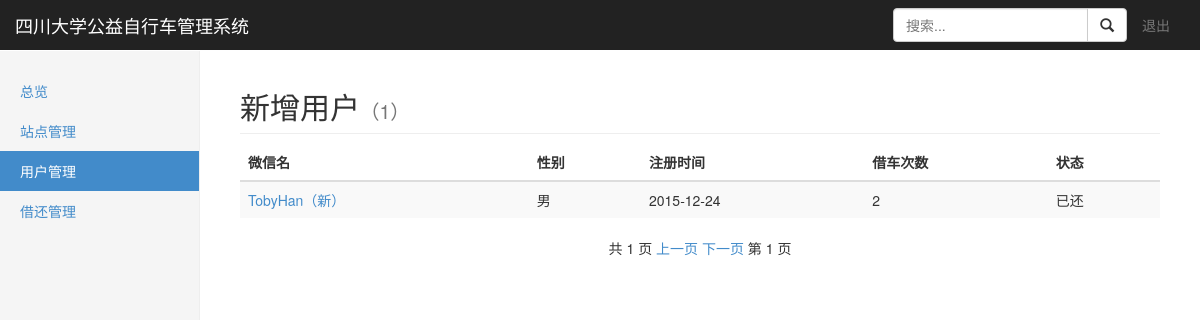
The page /user.php (signed in) on the database its author committed.
### tables this page shows
CREATE TABLE IF NOT EXISTS `bike_user` (
  `id` int(10) NOT NULL AUTO_INCREMENT COMMENT '用户id',
  `wechatName` char(32) DEFAULT NULL COMMENT '微信名',
  `wechatId` char(128) DEFAULT NULL COMMENT '微信唯一id',
  `createAt` int(10) DEFAULT NULL COMMENT '注册时间，采用标准时间戳保存',
  `gender` tinyint(4) DEFAULT NULL COMMENT '用户的性别，值为1时是男性，值为2时是女性，值为0时是未知',
  `headImgUrl` char(255) DEFAULT NULL,
  PRIMARY KEY (`id`),
  UNIQUE KEY `index` (`wechatId`) USING BTREE,
  KEY `time` (`createAt`)
);

### conn.php (called while the page is built, shortened)
<?php
 $siteName="四川大学公益自行车管理系统";
?>

### user.php (the view, shortened to what this page needs)
<?php
include("conn.php");
$sql="SELECT COUNT(*) AS count FROM `bike_user`";
$query=mysql_query($sql);
if($rs=mysql_fetch_array($query)){
  $count=$rs[0];
}else{
  $count=0;
}
$timeToday=strtotime(date("Y-m-d"));
$sql="SELECT COUNT(*) AS count FROM `bike_user` where createAt>=$timeToday";
$query=mysql_query($sql);
if($rs=mysql_fetch_array($query)){
  $countNewUser=$rs[0];
}else{
  $countNewUser=0;
}
if(isset($_GET['p'])){
  $p=$_GET['p'];
}else{
  $p=1;
}
if(isset($_GET['pagesize'])){
  $pagesize=$_GET['pagesize'];
}else{
  $pagesize=10;
}
$start=($p-1)*$pagesize;
  if(!empty($_GET['keys'])){
    $keys="`wechatName` like '%".$_GET['keys']."%' ";
  }else{
    $keys=1;
  }
if(isset($_GET['id'])){
  $id=$_GET['id'];
  $sql="select * from `bike_user` where id=$id order by id desc";
}
                else if($_GET['type']=='new'){
                  $sql="select * from `bike_user` where createAt>=$timeToday order by id desc limit $start,$pagesize";
                  }
                else {
                   $sql="select * from `bike_user` where $keys order by id desc limit $start,$pagesize";
                  }
                $query=mysql_query($sql);
if(!empty($_GET['keys'])){
    $keys="select * from `bike_user` where `wechatName` like '%".$_GET['keys']."%' ";
    $userQuery=mysql_query($sql);
    $num=mysql_num_rows($userQuery);
    $pagecount=(($num%$pagesize)==0)?($num/$pagesize):(int)($num/$pagesize+1);
}
else if(isset($_GET['id'])){
  $sql="select * from `bike_user` where id=$id";
  $userQuery=mysql_query($sql);
  $num=mysql_num_rows($userQuery);
  $pagecount=(($num%$pagesize)==0)?($num/$pagesize):(int)($num/$pagesize+1);
}
else if($_GET['type']=='new'){
$sql="select * from `bike_user` where createAt>=$timeToday";
$userQuery=mysql_query($sql);
$num=mysql_num_rows($userQuery);
$pagecount=(($num%$pagesize)==0)?($num/$pagesize):(int)($num/$pagesize+1);}
              else{
              $sql="select * from `bike_user`";
              $userQuery=mysql_query($sql);
              $num=mysql_num_rows($userQuery);
              $pagecount=(($num%$pagesize)==0)?($num/$pagesize):(int)($num/$pagesize+1);}
               $prevStatus=false;
               $nextStatus=false;
              if($p>1 && $p<=$pagecount){
             $prevStatus=true;
              }else{
            $prevStatus=false;
              }
              if($p>0 && $p<$pagecount){
                $nextStatus=true;
              }else{
                $nextStatus=false;
              }
?>
<!DOCTYPE html>
<html lang="en">
  <head>
    <link href="css/bootstrap.min.css" rel="stylesheet">
    <link href="css/style.css" rel="stylesheet">
  </head>
  <body>
    <nav class="navbar navbar-inverse navbar-fixed-top" role="navigation">
      <div class="container-fluid">
        <div class="navbar-header">
          <a class="navbar-brand" href="./index.php"><?php echo $siteName; ?></a>
        </div>
        <div id="navbar" class="navbar-collapse collapse">
          <ul class="nav navbar-nav navbar-right">
            <li><a href="./logout.php">退出</a></li>
          </ul>
          <form action="user.php" method="get" class="navbar-form navbar-right">
            <div class="input-group">
               <input type="text" name="keys" class="form-control" placeholder="搜索...">
               <span class="input-group-btn">
                  <button class="btn btn-default" type="submit" name="subs"><span class="glyphicon glyphicon-search"></span></button>
               </span>
            </div>
          </form>
        </div>
      </div>
    </nav>
    <div class="container-fluid">
      <div class="row">
        <div class="col-sm-3 col-md-2 sidebar">
          <ul class="nav nav-sidebar">
            <li><a href="./index.php">总览</a></li>
            <li><a href="./station.php">站点管理</a></li>
            <li class="active"><a href="./user.php">用户管理</a></li>
            <li><a href="./lend.php">借还管理</a></li>
          </ul>
        </div>
        <div class="col-sm-9 col-sm-offset-3 col-md-10 col-md-offset-2 main">
          <h2 class="sub-header"><?php if($_GET['type']=='new'){ echo '新增用户';}else if(isset($_GET['id'])){echo '该用户个人信息';}else if(!empty($_GET['keys'])){echo '搜索用户结果';}else{ echo '全部用户';} ?><small><?php if(!empty($_GET['keys'])){;}else if(isset($_GET['id'])){;}else if($_GET['type']=='new'){ echo "（".$countNewUser."）";}else{ echo "（".$count."）";} ?></small>
            <small><a href="./user.php?type=new"><?php if(!empty($_GET['keys'])){;}else if(isset($_GET['id'])){;}else if($_GET['type']=='new'){;}else{echo "（新增用户：".$countNewUser."）";} ?></a></small></h2>
          <div class="table-responsive">
            <table class="table table-striped">
              <thead>
                <tr><?php if($pagecount==0){;}else{ ?>
                  <th>微信名</th>
                  <th>性别</th>
                  <th>注册时间</th>
                  <th>借车次数</th>
                  <th>状态</th>
                  <?php } ?>
                </tr>
              </thead>
              <tbody>
                  <?php
                      while($rs=mysql_fetch_array($query)){
                        $userId=$rs['id'];
                        $sql="select count(*) as count from `bike_lend` where userId=$userId";
                        $lendQuery=mysql_query($sql);
                        $rsLend=mysql_fetch_array($lendQuery);
                        $countLend=$rsLend[0];
                        $sql="select * from `bike_lend` where userId=$userId order by id desc";
                        $statusQuery=mysql_query($sql);
                        $rsStatus=mysql_fetch_array($statusQuery);
                  ?>
                <tr>
                  <td><a href="./lend.php?person=<?php echo $userId; ?>"><?php echo $rs['wechatName'];if($_GET['type']=='new'){echo （新）;}else{;} ?><a></td>
                  <td><?php if($rs['gender']==1){echo 男;}else{echo 女;} ?></td>
                  <td><?php $dates=$rs['createAt']; echo date("Y-m-d",$dates); ?></td>
                  <td><?php echo $countLend; ?></td>
                  <td><?php if(!$rsStatus){echo '未借';}else if($rsStatus['status']==1){echo '已还';}else{echo '未还';} ?></td>
                </tr>
                  <?php
                }
                  ?>
              </tbody>
            </table>
            <div style="text-align:center"><h4><?php if($pagecount==0){
           if($_GET['type']=='new'){
            echo '暂无新用户';
           }else{
            echo "未找到该用户！";
           }
              } ?></h4>
 <div style="text-align:center"><?php if($pagecount==0){;}else{echo "共 ".$pagecount." 页";} ?>
  <a href="<?php if($prevStatus){ if($_GET['type']=='new'){echo "./user.php?type=new&p=".($p-1);}
                                  else{echo "./user.php?p=".($p-1);}}
                 else{echo '#';} ?>"><?php if($pagecount==0){;}else{echo "上一页";} ?></a>
  <a href="<?php if($nextStatus){ if($_GET['type']=='new'){echo "./user.php?type=new&p=".($p+1);}
                                  else{echo "./user.php?p=".($p+1);}}
                 else{echo '#';} ?>"><?php if($pagecount==0){;}else{echo "下一页";} ?></a> <?php if($pagecount==0){;}else{echo "第 ".$p." 页";} ?></div>
          </div>
        </div>
      </div>
    </div>
  </body>
</html>

### css/style.css (style rules this page uses)
body { padding-top: 50px; }
.sub-header { padding-bottom: 10px; border-bottom: 1px solid #eee; }
.navbar-fixed-top { border: 0; }
.sidebar { display: none; }
@media (min-width: 768px) { .sidebar { position: fixed; top: 51px; bottom: 0; left: 0; z-index: 1000; display: block; padding: 20px; overflow-x: hidden; overflow-y: auto; background-color: #f5f5f5; border-right: 1px solid #eee; } }
.nav-sidebar { margin-right: -21px; margin-bottom: 20px; margin-left: -20px; }
.nav-sidebar > li > a { padding-right: 20px; padding-left: 20px; }
.nav-sidebar > .active > a, .nav-sidebar > .active > a:hover, .nav-sidebar > .active > a:focus { color: #fff; background-color: #428bca; }
.main { padding: 20px; }
@media (min-width: 768px) { .main { padding-right: 40px; padding-left: 40px; } }

### rows shown on the page
bike_user: wechatName "TobyHan", createAt "2015-12-24", countLend "2"

### other values the page prints
$siteName "四川大学公益自行车管理系统"
$countNewUser "1"
$pagecount "1"
$p "1"
